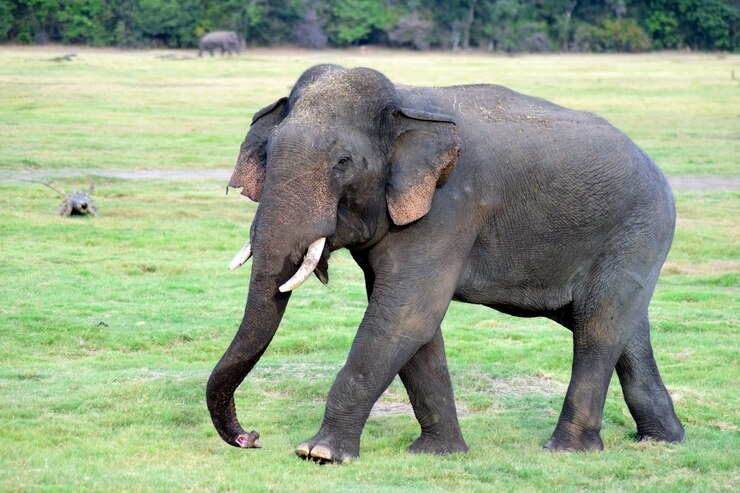
#> input picture Tugas 14/gajah.jpg, 740 x 493 px
$ python enkripsi.py
#> lines starting #> are read from the running program, lines starting #| are printed output that depends on the picture
import imageio.v3 as imageio
import numpy as np
import matplotlib.pyplot as plt

def encrypt_image(image, key):
    encrypted_image = np.bitwise_xor(image, key)
    return encrypted_image

def decrypt_image(encrypted_image, key):
    decrypted_image = np.bitwise_xor(encrypted_image, key)
    return decrypted_image

image_path = 'gajah.jpg'
original_image = imageio.imread(image_path)
#> original_image is the input picture: shape (493, 740, 3); mean R, G, B 148.4, 165.1, 135.7


np.random.seed(42)
key = np.random.randint(0, 256, original_image.shape, dtype=np.uint8)


encrypted_image = encrypt_image(original_image, key)
#> in encrypt_image, `encrypted_image = np.bitwise_xor(image, key)`:
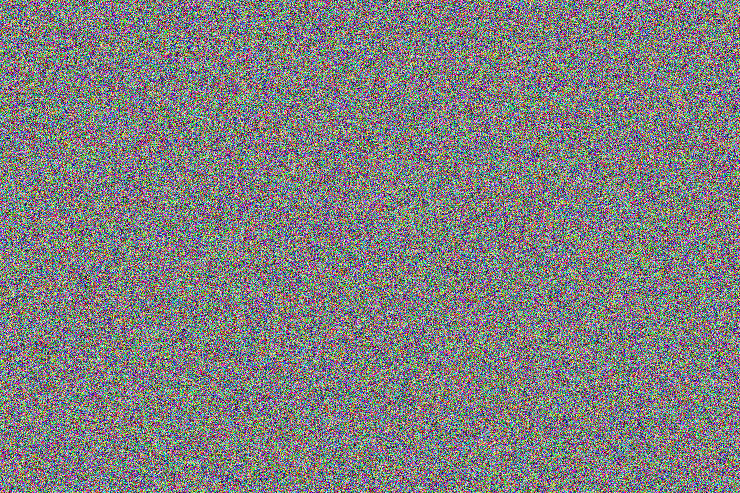
#> encrypted_image: shape (493, 740, 3); mean R, G, B 127.5, 127.3, 127.6

decrypted_image = decrypt_image(encrypted_image, key)


plt.figure(figsize=(10, 5))

plt.subplot(1, 3, 1)
plt.title('Original Image')
plt.imshow(original_image)
plt.axis('off')

plt.subplot(1, 3, 2)
plt.title('Encrypted Image')
plt.imshow(encrypted_image)
plt.axis('off')

plt.subplot(1, 3, 3)
plt.title('Decrypted Image')
plt.imshow(decrypted_image)
plt.axis('off')

plt.tight_layout()
plt.show()
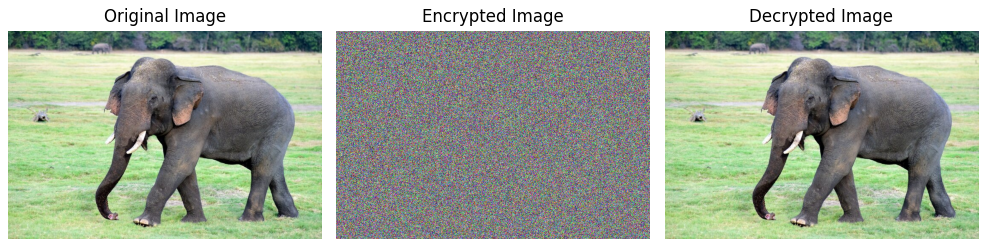
#> figure drawn by matplotlib, 3 panels
